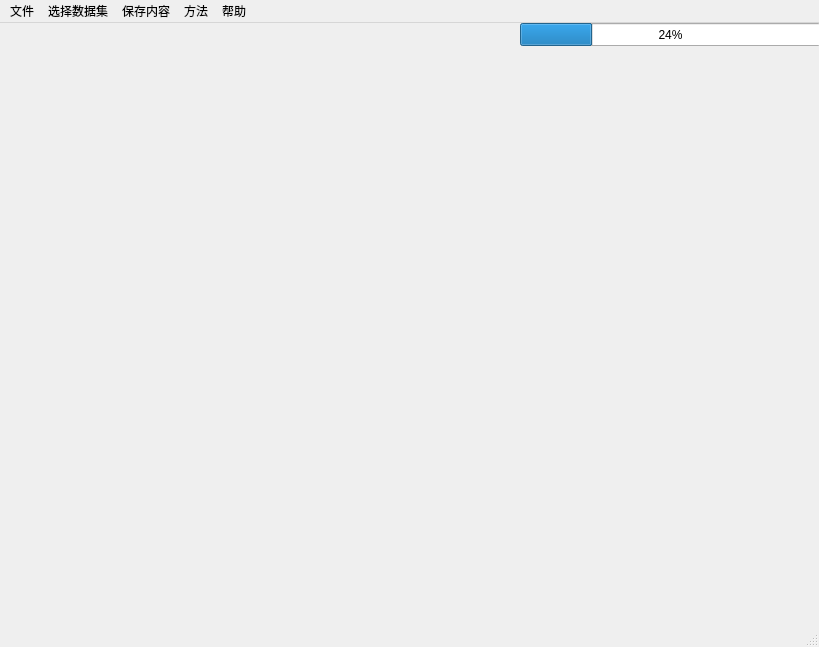
<?xml version="1.0" encoding="UTF-8"?>
<ui version="4.0">
 <class>MainWindow</class>
 <widget class="QMainWindow" name="MainWindow">
  <property name="geometry">
   <rect>
    <x>0</x>
    <y>0</y>
    <width>819</width>
    <height>647</height>
   </rect>
  </property>
  <widget class="QWidget" name="centralwidget">
   <widget class="QProgressBar" name="progressBar">
    <property name="geometry">
     <rect>
      <x>520</x>
      <y>0</y>
      <width>301</width>
      <height>23</height>
     </rect>
    </property>
    <property name="value">
     <number>24</number>
    </property>
   </widget>
  </widget>
  <widget class="QMenuBar" name="menubar">
   <property name="geometry">
    <rect>
     <x>0</x>
     <y>0</y>
     <width>819</width>
     <height>26</height>
    </rect>
   </property>
   <widget class="QMenu" name="menu">
    <property name="title">
     <string>文件</string>
    </property>
    <addaction name="action_droot"/>
    <addaction name="action_dsavepath"/>
   </widget>
   <widget class="QMenu" name="menu_2">
    <property name="title">
     <string>保存内容</string>
    </property>
    <addaction name="action_double_edge"/>
    <addaction name="action_src"/>
    <addaction name="action_tamper"/>
    <addaction name="action_poisson"/>
    <addaction name="action_GT"/>
   </widget>
   <widget class="QMenu" name="menu_3">
    <property name="title">
     <string>选择数据集</string>
    </property>
    <addaction name="action_COCO"/>
   </widget>
   <widget class="QMenu" name="menu_4">
    <property name="title">
     <string>方法</string>
    </property>
    <addaction name="action_mask"/>
    <addaction name="action_optimize"/>
   </widget>
   <widget class="QMenu" name="menu_5">
    <property name="contextMenuPolicy">
     <enum>Qt::DefaultContextMenu</enum>
    </property>
    <property name="statusTip">
     <string>Ready</string>
    </property>
    <property name="title">
     <string>帮助</string>
    </property>
   </widget>
   <addaction name="menu"/>
   <addaction name="menu_3"/>
   <addaction name="menu_2"/>
   <addaction name="menu_4"/>
   <addaction name="menu_5"/>
  </widget>
  <widget class="QStatusBar" name="statusbar"/>
  <action name="action_droot">
   <property name="text">
    <string>选择数据集根目录</string>
   </property>
   <property name="menuRole">
    <enum>QAction::ApplicationSpecificRole</enum>
   </property>
  </action>
  <action name="action_dsavepath">
   <property name="text">
    <string>选择数据集保存目录</string>
   </property>
  </action>
  <action name="action_COCO">
   <property name="checkable">
    <bool>true</bool>
   </property>
   <property name="checked">
    <bool>true</bool>
   </property>
   <property name="text">
    <string>COCO</string>
   </property>
  </action>
  <action name="action_double_edge">
   <property name="checkable">
    <bool>true</bool>
   </property>
   <property name="checked">
    <bool>true</bool>
   </property>
   <property name="text">
    <string>保存双边缘图</string>
   </property>
  </action>
  <action name="action_src">
   <property name="checkable">
    <bool>true</bool>
   </property>
   <property name="text">
    <string>保存原图</string>
   </property>
  </action>
  <action name="action_tamper">
   <property name="checkable">
    <bool>true</bool>
   </property>
   <property name="checked">
    <bool>true</bool>
   </property>
   <property name="text">
    <string>保存直接篡改图</string>
   </property>
  </action>
  <action name="action_poisson">
   <property name="checkable">
    <bool>true</bool>
   </property>
   <property name="checked">
    <bool>true</bool>
   </property>
   <property name="text">
    <string>保存poisson融合篡改图</string>
   </property>
  </action>
  <action name="action_GT">
   <property name="checkable">
    <bool>true</bool>
   </property>
   <property name="checked">
    <bool>true</bool>
   </property>
   <property name="text">
    <string>保存GT</string>
   </property>
  </action>
  <action name="action_mask">
   <property name="checkable">
    <bool>true</bool>
   </property>
   <property name="checked">
    <bool>true</bool>
   </property>
   <property name="text">
    <string>mask面积约束</string>
   </property>
  </action>
  <action name="action_optimize">
   <property name="checkable">
    <bool>true</bool>
   </property>
   <property name="checked">
    <bool>true</bool>
   </property>
   <property name="text">
    <string>较优区域寻找</string>
   </property>
  </action>
 </widget>
 <resources/>
 <connections/>
 <slots>
  <slot>showDialog()</slot>
 </slots>
</ui>
